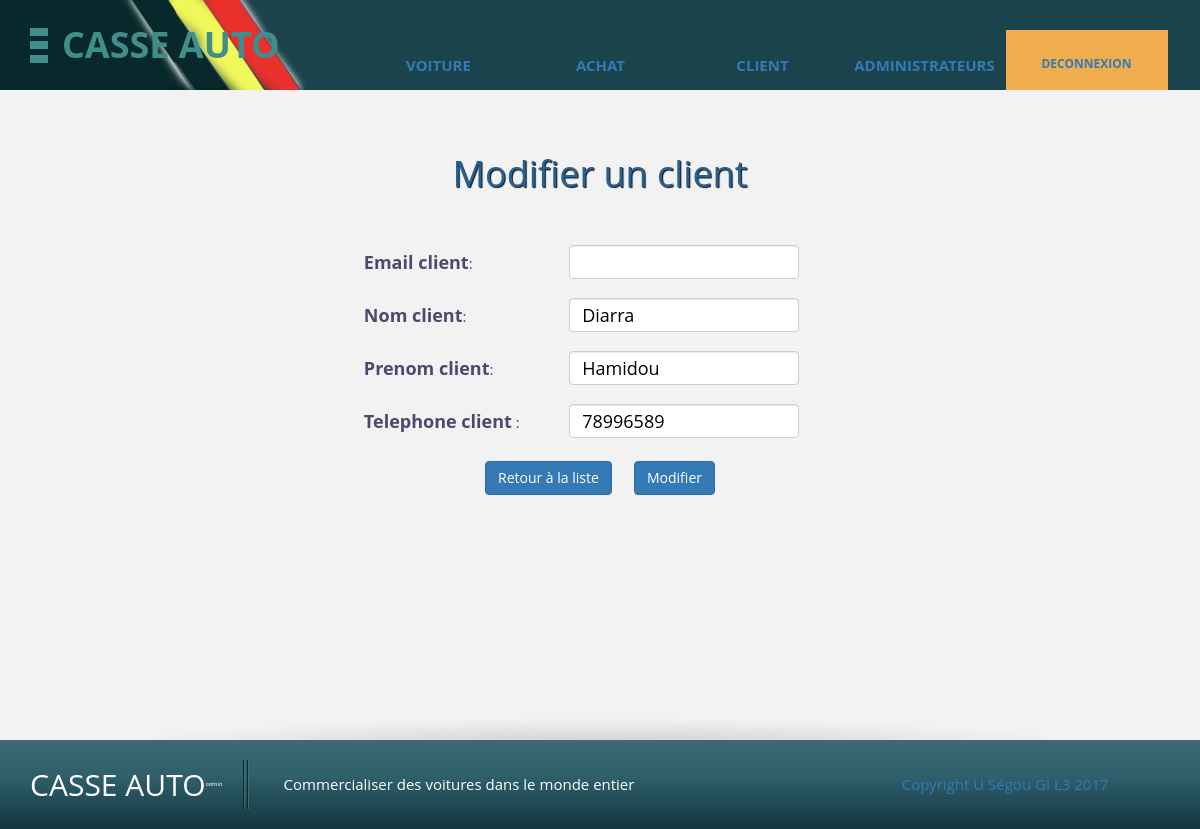
Page /admin/mis_jour_client.php?update=6 on the committed database.
### tables this page shows
CREATE TABLE `client` (
  `id_client` int(100) NOT NULL,
  `email_client` varchar(50) NOT NULL,
  `nom_client` varchar(100) NOT NULL,
  `prenom_client` varchar(100) NOT NULL,
  `tel_client` int(100) NOT NULL
);

### admin/mis_jour_client.php (the view, shortened to what this page needs)
<!DOCTYPE html>
<html>
	<head>
		<?php include 'link.php';?>
	</head>
	<body>
		<?php
			include 'menu.php';
			if ($_GET['update']){
				$bdd = new PDO('mysql:host=localhost;dbname=casse_auto', 'root', '');
				$req = $bdd->query('SELECT * FROM client WHERE  id_client='.$_GET['update']);
				$donnees = $req->fetch();
		?>
		<section class="templatemo-container light-gray-bg section-shadow-bottom">
			<div class="contact_form">
				<form method="post" action="<?php echo $_SERVER['PHP_SELF']?>" id="main_form">
					<fieldset>
						<legend><h1>Modifier un client</h1></legend>
						<table>
							<tr>
								<td><label >Email client </label>:</td>
								<td><input type="email" name="email_client" id="email_client" value="<?php echo $donnees['email_client'];?>" class="form-control"/></td>
							</tr>
							<tr>
								<td><label>Nom client </label>: </td>
								<td><input type="text" name="nom_client" id="nom_client" value="<?php echo $donnees['nom_client'];?>" class="form-control"/></td>
								</tr>
							<tr>
								<td><label>Prenom client </label>:</td>
								<td><input type="text" name="prenom_client" id="prenom_client" value="<?php echo $donnees['prenom_client'];?>" class="form-control"/></td>
							 </tr>
							 <tr>
								<td><label>Telephone client</label> :</td>
								<td><input type="number" name="tel_client" id="tel_client"  value="<?php echo $donnees['tel_client'];?>" class="form-control"/></td>
							</tr>
						</table>
					</fieldset>
					<div class="text-center">
						<a href="liste_client.php" class="btn btn-primary">Retour à la liste</a>
						<input class="btn btn-primary" type="submit" value="Modifier"  name="modifier"/>
					</div>
				</form>
			</div>
		</section>
		<?php
			}
			else
				header('location: liste_client.php');
			include 'footer.php';
		?>
	</body>
</html>

### admin/css/templatemo-style.css (style rules this page uses)
body { font-family: 'Open Sans', sans-serif; }
.templatemo-container { max-width: 1920px; margin: 0 auto; min-height: 650px; }
section { padding-top: 8px; padding-bottom: 8px; }
.light-gray-bg { background-color: #F2F2F2; }
.section-shadow-bottom { background-image: url(../img/section-shadow.png); background-repeat: no-repeat; background-position: bottom center; }
.form-control { border-radius: 0; background-color: #d4dfe1; color: #000; }

### admin/css/style.css (style rules this page uses)
body { width: 100%; min-width: 900px; margin: auto; font-size: 1.5em; color: #4c486e; height:100%; max-height: 1000px; }
h1 { text-align: center; }
input { margin-left: 1.3em; margin-bottom: 0.4em; max-width: 79%; }
label { font-size: 1.2em; }
legend, .container-fluid h2 { text-align: center; color: #286090; font-size: 2.2em; font-weight: bold; text-shadow: 1px 1px 1px #0b0f1a; border-bottom: none; }
form { min-width: 400px; min-height: 300px; width: 50%; height: 100%; margin: auto; margin-top: 3%; margin-bottom: 10px; }
table { margin:auto; margin-top: 15px; margin-bottom: 10px; border-collapse: collapse; border: 1px outset #d1dfea; border-spacing: 0; border-radius: 2px; }
td { border-top: 1px solid #d1dfea; border-left: 1px solid #d1dfea; border-right: 1px solid #d1dfea; padding: 6px 13px; }
fieldset table, fieldset table td, fieldset table th { border: none; }
div table td, div table th, div table { border: none; }
.form-control { border-radius: 4px; background-color: white; font-size: large; }
a { text-align: center; }

### rows in the picture
client: nom_client "Diarra", prenom_client "Hamidou", tel_client "78996589"
